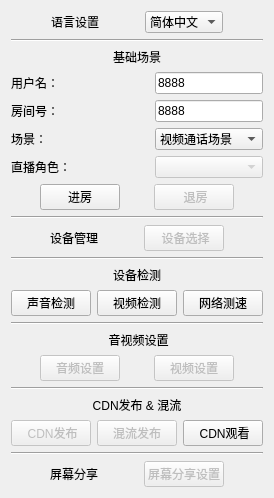
      <widget class="QWidget" name="baseApiExample">
       <property name="sizePolicy">
        <sizepolicy hsizetype="Minimum" vsizetype="Minimum">
         <horstretch>1</horstretch>
         <verstretch>1</verstretch>
        </sizepolicy>
       </property>
       <property name="tabletTracking">
        <bool>true</bool>
       </property>
       <property name="autoFillBackground">
        <bool>false</bool>
       </property>
       <attribute name="title">
        <string>基础</string>
       </attribute>
       <layout class="QVBoxLayout" name="verticalLayout">
        <item>
         <layout class="QGridLayout" name="gridLayout_3">
          <item row="0" column="0">
           <spacer name="horizontalSpacer_2">
            <property name="orientation">
             <enum>Qt::Horizontal</enum>
            </property>
            <property name="sizeHint" stdset="0">
             <size>
              <width>40</width>
              <height>20</height>
             </size>
            </property>
           </spacer>
          </item>
          <item row="0" column="3">
           <widget class="QComboBox" name="languageComboBox">
            <property name="currentText">
             <string notr="true">简体中文</string>
            </property>
            <item>
             <property name="text">
              <string>简体中文</string>
             </property>
            </item>
            <item>
             <property name="text">
              <string>English</string>
             </property>
            </item>
           </widget>
          </item>
          <item row="0" column="1">
           <widget class="QLabel" name="label_3">
            <property name="text">
             <string>语言设置</string>
            </property>
           </widget>
          </item>
          <item row="0" column="2">
           <spacer name="horizontalSpacer_8">
            <property name="orientation">
             <enum>Qt::Horizontal</enum>
            </property>
            <property name="sizeHint" stdset="0">
             <size>
              <width>40</width>
              <height>20</height>
             </size>
            </property>
           </spacer>
          </item>
          <item row="0" column="4">
           <spacer name="horizontalSpacer_36">
            <property name="orientation">
             <enum>Qt::Horizontal</enum>
            </property>
            <property name="sizeHint" stdset="0">
             <size>
              <width>40</width>
              <height>20</height>
             </size>
            </property>
           </spacer>
          </item>
         </layout>
        </item>
        <item>
         <widget class="Line" name="line_3">
          <property name="orientation">
           <enum>Qt::Horizontal</enum>
          </property>
         </widget>
        </item>
        <item>
         <widget class="QLabel" name="label_13">
          <property name="sizePolicy">
           <sizepolicy hsizetype="Preferred" vsizetype="Fixed">
            <horstretch>0</horstretch>
            <verstretch>0</verstretch>
           </sizepolicy>
          </property>
          <property name="text">
           <string>基础场景</string>
          </property>
          <property name="alignment">
           <set>Qt::AlignCenter</set>
          </property>
         </widget>
        </item>
        <item>
         <layout class="QGridLayout" name="gridLayout" columnstretch="2,0">
          <property name="sizeConstraint">
           <enum>QLayout::SetFixedSize</enum>
          </property>
          <property name="horizontalSpacing">
           <number>0</number>
          </property>
          <item row="0" column="1">
           <widget class="QLineEdit" name="userIdLineEdit">
            <property name="text">
             <string notr="true">8888</string>
            </property>
            <property name="readOnly">
             <bool>false</bool>
            </property>
            <property name="placeholderText">
             <string>请输入用户ID</string>
            </property>
           </widget>
          </item>
          <item row="2" column="0" alignment="Qt::AlignLeft">
           <widget class="QLabel" name="label_5">
            <property name="sizePolicy">
             <sizepolicy hsizetype="Preferred" vsizetype="Fixed">
              <horstretch>0</horstretch>
              <verstretch>0</verstretch>
             </sizepolicy>
            </property>
            <property name="text">
             <string>场景：</string>
            </property>
           </widget>
          </item>
          <item row="2" column="1">
           <widget class="QComboBox" name="appSceneComboBox">
            <property name="sizePolicy">
             <sizepolicy hsizetype="Expanding" vsizetype="Fixed">
              <horstretch>0</horstretch>
              <verstretch>0</verstretch>
             </sizepolicy>
            </property>
            <item>
             <property name="text">
              <string>视频通话场景</string>
             </property>
            </item>
            <item>
             <property name="text">
              <string>视频互动直播</string>
             </property>
            </item>
            <item>
             <property name="text">
              <string>语音通话场景</string>
             </property>
            </item>
            <item>
             <property name="text">
              <string>语音互动直播</string>
             </property>
            </item>
           </widget>
          </item>
          <item row="0" column="0" alignment="Qt::AlignLeft">
           <widget class="QLabel" name="sdkVersionLabel_11">
            <property name="sizePolicy">
             <sizepolicy hsizetype="Preferred" vsizetype="Fixed">
              <horstretch>0</horstretch>
              <verstretch>0</verstretch>
             </sizepolicy>
            </property>
            <property name="text">
             <string>用户名：</string>
            </property>
           </widget>
          </item>
          <item row="1" column="1">
           <widget class="QLineEdit" name="roomNumLineEdit">
            <property name="inputMethodHints">
             <set>Qt::ImhDigitsOnly</set>
            </property>
            <property name="text">
             <string notr="true">8888</string>
            </property>
            <property name="readOnly">
             <bool>false</bool>
            </property>
            <property name="placeholderText">
             <string>请输入房间号</string>
            </property>
            <property name="clearButtonEnabled">
             <bool>false</bool>
            </property>
           </widget>
          </item>
          <item row="3" column="0" alignment="Qt::AlignLeft">
           <widget class="QLabel" name="label_6">
            <property name="sizePolicy">
             <sizepolicy hsizetype="Preferred" vsizetype="Fixed">
              <horstretch>0</horstretch>
              <verstretch>0</verstretch>
             </sizepolicy>
            </property>
            <property name="text">
             <string>直播角色：</string>
            </property>
           </widget>
          </item>
          <item row="3" column="1">
           <widget class="QComboBox" name="userRoleComB">
            <property name="enabled">
             <bool>false</bool>
            </property>
            <property name="sizePolicy">
             <sizepolicy hsizetype="Expanding" vsizetype="Fixed">
              <horstretch>0</horstretch>
              <verstretch>0</verstretch>
             </sizepolicy>
            </property>
            <property name="acceptDrops">
             <bool>false</bool>
            </property>
            <property name="toolTip">
             <string>直播场景必选，非直播模式 不可用</string>
            </property>
            <property name="toolTipDuration">
             <number>3</number>
            </property>
            <property name="currentIndex">
             <number>-1</number>
            </property>
            <item>
             <property name="text">
              <string>主播</string>
             </property>
            </item>
            <item>
             <property name="text">
              <string>听众</string>
             </property>
            </item>
           </widget>
          </item>
          <item row="1" column="0" alignment="Qt::AlignLeft">
           <widget class="QLabel" name="sdkVersionLabel_12">
            <property name="sizePolicy">
             <sizepolicy hsizetype="Preferred" vsizetype="Fixed">
              <horstretch>0</horstretch>
              <verstretch>0</verstretch>
             </sizepolicy>
            </property>
            <property name="text">
             <string>房间号：</string>
            </property>
           </widget>
          </item>
         </layout>
        </item>
        <item>
         <layout class="QGridLayout" name="gridLayout_2">
          <item row="0" column="0">
           <spacer name="horizontalSpacer_16">
            <property name="orientation">
             <enum>Qt::Horizontal</enum>
            </property>
            <property name="sizeHint" stdset="0">
             <size>
              <width>0</width>
              <height>20</height>
             </size>
            </property>
           </spacer>
          </item>
          <item row="0" column="4">
           <spacer name="horizontalSpacer_19">
            <property name="orientation">
             <enum>Qt::Horizontal</enum>
            </property>
            <property name="sizeHint" stdset="0">
             <size>
              <width>0</width>
              <height>20</height>
             </size>
            </property>
           </spacer>
          </item>
          <item row="0" column="3">
           <widget class="QPushButton" name="exitRoomButton">
            <property name="enabled">
             <bool>false</bool>
            </property>
            <property name="sizePolicy">
             <sizepolicy hsizetype="Preferred" vsizetype="Fixed">
              <horstretch>0</horstretch>
              <verstretch>0</verstretch>
             </sizepolicy>
            </property>
            <property name="text">
             <string> 退房</string>
            </property>
           </widget>
          </item>
          <item row="0" column="2">
           <spacer name="horizontalSpacer_17">
            <property name="orientation">
             <enum>Qt::Horizontal</enum>
            </property>
            <property name="sizeHint" stdset="0">
             <size>
              <width>0</width>
              <height>20</height>
             </size>
            </property>
           </spacer>
          </item>
          <item row="0" column="1">
           <widget class="QPushButton" name="enterRoomButton">
            <property name="enabled">
             <bool>true</bool>
            </property>
            <property name="sizePolicy">
             <sizepolicy hsizetype="Preferred" vsizetype="Fixed">
              <horstretch>0</horstretch>
              <verstretch>0</verstretch>
             </sizepolicy>
            </property>
            <property name="text">
             <string>进房</string>
            </property>
           </widget>
          </item>
         </layout>
        </item>
        <item>
         <widget class="Line" name="line_2">
          <property name="orientation">
           <enum>Qt::Horizontal</enum>
          </property>
         </widget>
        </item>
        <item>
         <layout class="QHBoxLayout" name="horizontalLayout_4">
          <item>
           <spacer name="horizontalSpacer_18">
            <property name="orientation">
             <enum>Qt::Horizontal</enum>
            </property>
            <property name="sizeHint" stdset="0">
             <size>
              <width>0</width>
              <height>20</height>
             </size>
            </property>
           </spacer>
          </item>
          <item>
           <widget class="QLabel" name="label_18">
            <property name="sizePolicy">
             <sizepolicy hsizetype="Preferred" vsizetype="Fixed">
              <horstretch>0</horstretch>
              <verstretch>0</verstretch>
             </sizepolicy>
            </property>
            <property name="text">
             <string>设备管理</string>
            </property>
            <property name="alignment">
             <set>Qt::AlignLeading|Qt::AlignLeft|Qt::AlignVCenter</set>
            </property>
           </widget>
          </item>
          <item>
           <spacer name="horizontalSpacer_20">
            <property name="orientation">
             <enum>Qt::Horizontal</enum>
            </property>
            <property name="sizeHint" stdset="0">
             <size>
              <width>0</width>
              <height>20</height>
             </size>
            </property>
           </spacer>
          </item>
          <item>
           <widget class="QPushButton" name="pushButtonDeviceManager">
            <property name="enabled">
             <bool>false</bool>
            </property>
            <property name="sizePolicy">
             <sizepolicy hsizetype="Preferred" vsizetype="Fixed">
              <horstretch>0</horstretch>
              <verstretch>0</verstretch>
             </sizepolicy>
            </property>
            <property name="text">
             <string> 设备选择</string>
            </property>
           </widget>
          </item>
          <item>
           <spacer name="horizontalSpacer_21">
            <property name="orientation">
             <enum>Qt::Horizontal</enum>
            </property>
            <property name="sizeHint" stdset="0">
             <size>
              <width>0</width>
              <height>20</height>
             </size>
            </property>
           </spacer>
          </item>
         </layout>
        </item>
        <item>
         <widget class="Line" name="line_13">
          <property name="orientation">
           <enum>Qt::Horizontal</enum>
          </property>
         </widget>
        </item>
        <item>
         <widget class="QLabel" name="label_10">
          <property name="sizePolicy">
           <sizepolicy hsizetype="Preferred" vsizetype="Fixed">
            <horstretch>0</horstretch>
            <verstretch>0</verstretch>
           </sizepolicy>
          </property>
          <property name="text">
           <string>设备检测</string>
          </property>
          <property name="alignment">
           <set>Qt::AlignCenter</set>
          </property>
         </widget>
        </item>
        <item>
         <layout class="QHBoxLayout" name="horizontalLayout_5">
          <item>
           <spacer name="horizontalSpacer_24">
            <property name="orientation">
             <enum>Qt::Horizontal</enum>
            </property>
            <property name="sizeHint" stdset="0">
             <size>
              <width>0</width>
              <height>20</height>
             </size>
            </property>
           </spacer>
          </item>
          <item>
           <widget class="QPushButton" name="pushButtonAudioTest">
            <property name="enabled">
             <bool>true</bool>
            </property>
            <property name="sizePolicy">
             <sizepolicy hsizetype="Preferred" vsizetype="Fixed">
              <horstretch>0</horstretch>
              <verstretch>0</verstretch>
             </sizepolicy>
            </property>
            <property name="text">
             <string>声音检测</string>
            </property>
           </widget>
          </item>
          <item>
           <spacer name="horizontalSpacer_22">
            <property name="orientation">
             <enum>Qt::Horizontal</enum>
            </property>
            <property name="sizeHint" stdset="0">
             <size>
              <width>0</width>
              <height>20</height>
             </size>
            </property>
           </spacer>
          </item>
          <item>
           <widget class="QPushButton" name="pushButtonVideoTest">
            <property name="enabled">
             <bool>true</bool>
            </property>
            <property name="sizePolicy">
             <sizepolicy hsizetype="Preferred" vsizetype="Fixed">
              <horstretch>0</horstretch>
              <verstretch>0</verstretch>
             </sizepolicy>
            </property>
            <property name="text">
             <string>视频检测</string>
            </property>
           </widget>
          </item>
          <item>
           <spacer name="horizontalSpacer_23">
            <property name="orientation">
             <enum>Qt::Horizontal</enum>
            </property>
            <property name="sizeHint" stdset="0">
             <size>
              <width>0</width>
              <height>20</height>
             </size>
            </property>
           </spacer>
          </item>
          <item>
           <widget class="QPushButton" name="btnNetworkChecker">
            <property name="enabled">
             <bool>true</bool>
            </property>
            <property name="sizePolicy">
             <sizepolicy hsizetype="Preferred" vsizetype="Fixed">
              <horstretch>0</horstretch>
              <verstretch>0</verstretch>
             </sizepolicy>
            </property>
            <property name="toolTip">
             <string>请先操作进房间</string>
            </property>
            <property name="text">
             <string>网络测速</string>
            </property>
           </widget>
          </item>
          <item>
           <spacer name="horizontalSpacer_25">
            <property name="orientation">
             <enum>Qt::Horizontal</enum>
            </property>
            <property name="sizeHint" stdset="0">
             <size>
              <width>0</width>
              <height>20</height>
             </size>
            </property>
           </spacer>
          </item>
         </layout>
        </item>
        <item>
         <widget class="Line" name="line_4">
          <property name="orientation">
           <enum>Qt::Horizontal</enum>
          </property>
         </widget>
        </item>
        <item>
         <widget class="QLabel" name="label_11">
          <property name="sizePolicy">
           <sizepolicy hsizetype="Preferred" vsizetype="Fixed">
            <horstretch>0</horstretch>
            <verstretch>0</verstretch>
           </sizepolicy>
          </property>
          <property name="text">
           <string> 音视频设置</string>
          </property>
          <property name="alignment">
           <set>Qt::AlignCenter</set>
          </property>
         </widget>
        </item>
        <item>
         <layout class="QHBoxLayout" name="horizontalLayout_6">
          <item>
           <spacer name="horizontalSpacer_27">
            <property name="orientation">
             <enum>Qt::Horizontal</enum>
            </property>
            <property name="sizeHint" stdset="0">
             <size>
              <width>0</width>
              <height>20</height>
             </size>
            </property>
           </spacer>
          </item>
          <item>
           <widget class="QPushButton" name="pushButtonAudioSetting">
            <property name="enabled">
             <bool>false</bool>
            </property>
            <property name="sizePolicy">
             <sizepolicy hsizetype="Fixed" vsizetype="Fixed">
              <horstretch>0</horstretch>
              <verstretch>0</verstretch>
             </sizepolicy>
            </property>
            <property name="text">
             <string>音频设置</string>
            </property>
           </widget>
          </item>
          <item>
           <spacer name="horizontalSpacer_26">
            <property name="orientation">
             <enum>Qt::Horizontal</enum>
            </property>
            <property name="sizeHint" stdset="0">
             <size>
              <width>0</width>
              <height>20</height>
             </size>
            </property>
           </spacer>
          </item>
          <item>
           <widget class="QPushButton" name="pushButtonVideoSetting">
            <property name="enabled">
             <bool>false</bool>
            </property>
            <property name="sizePolicy">
             <sizepolicy hsizetype="Preferred" vsizetype="Fixed">
              <horstretch>0</horstretch>
              <verstretch>0</verstretch>
             </sizepolicy>
            </property>
            <property name="text">
             <string>视频设置</string>
            </property>
           </widget>
          </item>
          <item>
           <spacer name="horizontalSpacer_28">
            <property name="orientation">
             <enum>Qt::Horizontal</enum>
            </property>
            <property name="sizeHint" stdset="0">
             <size>
              <width>0</width>
              <height>20</height>
             </size>
            </property>
           </spacer>
          </item>
         </layout>
        </item>
        <item>
         <widget class="Line" name="line_5">
          <property name="orientation">
           <enum>Qt::Horizontal</enum>
          </property>
         </widget>
        </item>
        <item>
         <widget class="QLabel" name="label_15">
          <property name="sizePolicy">
           <sizepolicy hsizetype="Preferred" vsizetype="Fixed">
            <horstretch>0</horstretch>
            <verstretch>0</verstretch>
           </sizepolicy>
          </property>
          <property name="text">
           <string>CDN发布 &amp; 混流</string>
          </property>
          <property name="alignment">
           <set>Qt::AlignCenter</set>
          </property>
         </widget>
        </item>
        <item>
         <layout class="QHBoxLayout" name="horizontalLayout_7">
          <item>
           <spacer name="horizontalSpacer_29">
            <property name="orientation">
             <enum>Qt::Horizontal</enum>
            </property>
            <property name="sizeHint" stdset="0">
             <size>
              <width>0</width>
              <height>20</height>
             </size>
            </property>
           </spacer>
          </item>
          <item>
           <widget class="QPushButton" name="cdnPublishBt">
            <property name="enabled">
             <bool>false</bool>
            </property>
            <property name="sizePolicy">
             <sizepolicy hsizetype="Preferred" vsizetype="Fixed">
              <horstretch>0</horstretch>
              <verstretch>0</verstretch>
             </sizepolicy>
            </property>
            <property name="toolTip">
             <string>请先操作进房间</string>
            </property>
            <property name="text">
             <string> CDN发布</string>
            </property>
           </widget>
          </item>
          <item>
           <spacer name="horizontalSpacer_30">
            <property name="orientation">
             <enum>Qt::Horizontal</enum>
            </property>
            <property name="sizeHint" stdset="0">
             <size>
              <width>0</width>
              <height>20</height>
             </size>
            </property>
           </spacer>
          </item>
          <item>
           <widget class="QPushButton" name="mixStreamPublish">
            <property name="enabled">
             <bool>false</bool>
            </property>
            <property name="sizePolicy">
             <sizepolicy hsizetype="Preferred" vsizetype="Fixed">
              <horstretch>0</horstretch>
              <verstretch>0</verstretch>
             </sizepolicy>
            </property>
            <property name="toolTip">
             <string>请先操作进 房间</string>
            </property>
            <property name="text">
             <string>混流发布</string>
            </property>
           </widget>
          </item>
          <item>
           <spacer name="horizontalSpacer_31">
            <property name="orientation">
             <enum>Qt::Horizontal</enum>
            </property>
            <property name="sizeHint" stdset="0">
             <size>
              <width>0</width>
              <height>20</height>
             </size>
            </property>
           </spacer>
          </item>
          <item>
           <widget class="QPushButton" name="pushButtonCdnPlayer">
            <property name="enabled">
             <bool>true</bool>
            </property>
            <property name="sizePolicy">
             <sizepolicy hsizetype="Preferred" vsizetype="Fixed">
              <horstretch>0</horstretch>
              <verstretch>0</verstretch>
             </sizepolicy>
            </property>
            <property name="text">
             <string> CDN观看</string>
            </property>
           </widget>
          </item>
          <item>
           <spacer name="horizontalSpacer_32">
            <property name="orientation">
             <enum>Qt::Horizontal</enum>
            </property>
            <property name="sizeHint" stdset="0">
             <size>
              <width>0</width>
              <height>20</height>
             </size>
            </property>
           </spacer>
          </item>
         </layout>
        </item>
        <item>
         <widget class="Line" name="line_6">
          <property name="orientation">
           <enum>Qt::Horizontal</enum>
          </property>
         </widget>
        </item>
        <item>
         <layout class="QHBoxLayout" name="horizontalLayout_8">
          <item>
           <spacer name="horizontalSpacer_33">
            <property name="orientation">
             <enum>Qt::Horizontal</enum>
            </property>
            <property name="sizeHint" stdset="0">
             <size>
              <width>0</width>
              <height>20</height>
             </size>
            </property>
           </spacer>
          </item>
          <item>
           <widget class="QLabel" name="label_14">
            <property name="sizePolicy">
             <sizepolicy hsizetype="Fixed" vsizetype="Fixed">
              <horstretch>0</horstretch>
              <verstretch>0</verstretch>
             </sizepolicy>
            </property>
            <property name="text">
             <string>屏幕分享</string>
            </property>
            <property name="alignment">
             <set>Qt::AlignLeading|Qt::AlignLeft|Qt::AlignVCenter</set>
            </property>
           </widget>
          </item>
          <item>
           <spacer name="horizontalSpacer_34">
            <property name="orientation">
             <enum>Qt::Horizontal</enum>
            </property>
            <property name="sizeHint" stdset="0">
             <size>
              <width>0</width>
              <height>20</height>
             </size>
            </property>
           </spacer>
          </item>
          <item>
           <widget class="QPushButton" name="btScreenSharingSetting">
            <property name="enabled">
             <bool>false</bool>
            </property>
            <property name="sizePolicy">
             <sizepolicy hsizetype="Fixed" vsizetype="Fixed">
              <horstretch>0</horstretch>
              <verstretch>0</verstretch>
             </sizepolicy>
            </property>
            <property name="text">
             <string>屏幕分享设置</string>
            </property>
           </widget>
          </item>
          <item>
           <spacer name="horizontalSpacer_35">
            <property name="orientation">
             <enum>Qt::Horizontal</enum>
            </property>
            <property name="sizeHint" stdset="0">
             <size>
              <width>0</width>
              <height>20</height>
             </size>
            </property>
           </spacer>
          </item>
         </layout>
        </item>
       </layout>
      </widget>
